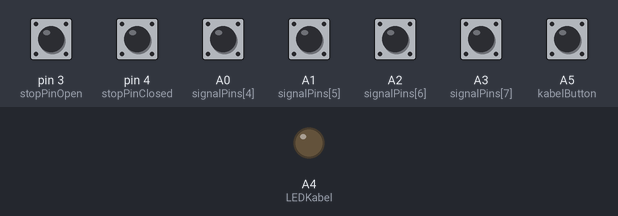
Simulated run of this sketch. Board: Arduino Uno, built with avr-gcc and run on an emulated ATmega328P. Shown: output pins drawn as LEDs (lit = HIGH). The test bench sets the inputs (shaded band); at power-on: A0 (signalPins[4]), A1 (signalPins[5]), A2 (signalPins[6]), A3 (signalPins[7]), pin 3 (stopPinOpen), pin 4 (stopPinClosed) HIGH, A5 (kabelButton) LOW. Pins used as bus, display or sensor lines are not drawn; what the sketch prints to the serial monitor is not drawn.

Above: at 1.2 s.
1.3 s: A5 (kabelButton) pulled HIGH for 0.15 s
At 1.31 s:
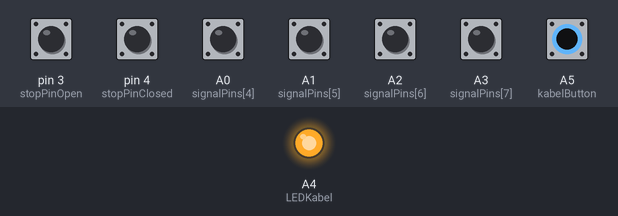
3.0 s: pin 4 (stopPinClosed) pulled LOW for 0.15 s
Timing chart, 0 to 6.0 s (numbered marks = the images above; inputs shaded):
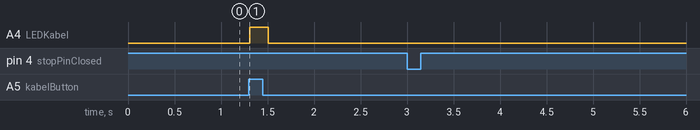

The sketch:

Kabel.ino
```cpp
//KABEL---------------------------------------------------------------------------------------------------------------------------------------------------------------------------
#define DEBUGKabel
const int kabelButton = A5;
const byte anzahlBuchsen = 8;
const byte signalPins[anzahlBuchsen] = {7, 8, 9, 10, A0, A1, A2, A3};
const byte numVerbindungen = 4;
const byte verbindungen[numVerbindungen][2] = {{0, 7}, {1, 4}, {2, 6}, {3, 5}};
bool letzterStatus[numVerbindungen] = {false, false, false, false};
enum PuzzleStatus {Initialisierung, Betrieb, Fertig};
PuzzleStatus puzzleStatus = Initialisierung;
byte Fertigcounter = 0;
int LEDKabel = A4;
const byte dcPin[2] = {11, 5};
const byte stopPin = 12;
bool KabelFertig = 0;
const byte stopPinOpen = 3;//Braun zu Blau von arduino aus
const byte stopPinClosed = 4;//Gelb zu Grün von Arduino aus

void setup() {

  pinMode(stopPinOpen, INPUT_PULLUP);
  pinMode(stopPinClosed, INPUT_PULLUP);
  for (int i = 0; i < anzahlBuchsen; i++) {
    pinMode(signalPins[i], INPUT_PULLUP);
  }
  pinMode(LEDKabel, OUTPUT);
  pinMode(kabelButton, INPUT);
#ifdef DEBUGKabel
  Serial.begin(9600);
  Serial.println(F("Serial communication started"));
#endif
  digitalWrite(LEDKabel, HIGH);
  for (int i = 0; i < 1; i++) {
    pinMode(dcPin[i], OUTPUT);
  }


}

void loop() {
  Serial.print(digitalRead(stopPinClosed));
  Serial.print(digitalRead(stopPinOpen));
  if (puzzleStatus == Initialisierung) {
#ifdef DEBUGKabel
    Serial.println(F("Initialisierung"));
#endif
    if (digitalRead(stopPinClosed) == 1) {
      analogWrite(dcPin[0], 255);
      analogWrite(dcPin[1], 0);
    }
    else if (digitalRead(stopPinClosed) == 0) {
      analogWrite(dcPin[0], 0);
      analogWrite(dcPin[1], 0);
      puzzleStatus = Betrieb;
      Serial.print("Betrieb");
    }
  }
  if (puzzleStatus == Fertig) {
    digitalWrite(LEDKabel, LOW);
    if (Fertigcounter == 0) {
      for (int i = 0; i < 10; i++) {
        digitalWrite(LEDKabel, HIGH);
        delay(50);
        digitalWrite(LEDKabel, LOW);
        delay(50);
      }
      Fertigcounter = 1;
    }

    if (digitalRead(stopPinOpen) == 1) {
      analogWrite(dcPin[0], 0);
      analogWrite(dcPin[1], 255);
    }
    else if (digitalRead(stopPinOpen) == 0) {
      analogWrite(dcPin[0], 0);
      analogWrite(dcPin[1], 0);
      while (1) {}
    }
  }
  else {
    if (digitalRead(kabelButton) == HIGH && puzzleStatus != Fertig) {
      digitalWrite(LEDKabel, HIGH);
      bool alleKabelKorrekt = true;

      bool statusVeraendert = false;

      for (int i = 0; i < numVerbindungen; i++) {
        byte pin1 = signalPins[verbindungen[i][0]];
        byte pin2 = signalPins[verbindungen[i][1]];
        bool jetztStatus = istVerbunden(pin1, pin2);
        if (jetztStatus != letzterStatus[i]) {
          statusVeraendert = true;
          letzterStatus[i] = jetztStatus;
        }

        if (jetztStatus == false) {
          alleKabelKorrekt = false;
        }
      }
      if (statusVeraendert) {
#ifdef DEBUGKabel
        for (uint8_t i = 0; i < numVerbindungen; i++) {
          Serial.print(F("Pin#"));
          Serial.print(signalPins[verbindungen[i][0]]);
          Serial.print(F(" - Pin#"));
          Serial.print(signalPins[verbindungen[i][1]]);
          Serial.print(F(" : "));
          Serial.println(letzterStatus[i] ? "CONNECTED" : "NOT CONNECTED");
        }
        Serial.println(F("---"));
#endif
      }
      /*if (timeRunning == 0 && puzzleStatus == Fertig) {
        timeBegin = millis();
        timeRunning = 1;
        }
        if (millis() > timeBegin + 100) {
        if (digitalRead(LEDKabel) == HIGH) {
          digitalWrite(LEDKabel, LOW);
        }
        else {
          digitalWrite(LEDKabel, HIGH);
        }
        timeRunning = 0;
        }*/
      if (alleKabelKorrekt && puzzleStatus == Betrieb) {
        puzzleStatus = Fertig;
#ifdef DEBUGKabel
        Serial.print(F("The puzzle has been solved!"));
#endif
        digitalWrite(LEDKabel, LOW);
      }
    }
    else {
      digitalWrite(LEDKabel, LOW);
    }
  }
}


bool istVerbunden(byte OutputPin, byte InputPin) {
  pinMode(OutputPin, OUTPUT);
  pinMode(InputPin, INPUT_PULLUP);
  delay(50);
  digitalWrite(OutputPin, LOW);

  bool istVerbunden = !digitalRead(InputPin);
  pinMode(OutputPin, INPUT_PULLUP);
  return istVerbunden;
}
```

Measured:
- after the input at 1.3 s, A4 (LEDKabel): LOW → HIGH at once, → LOW 0.20 s later
- after the input at 3.0 s, every drawn part: stays the same
